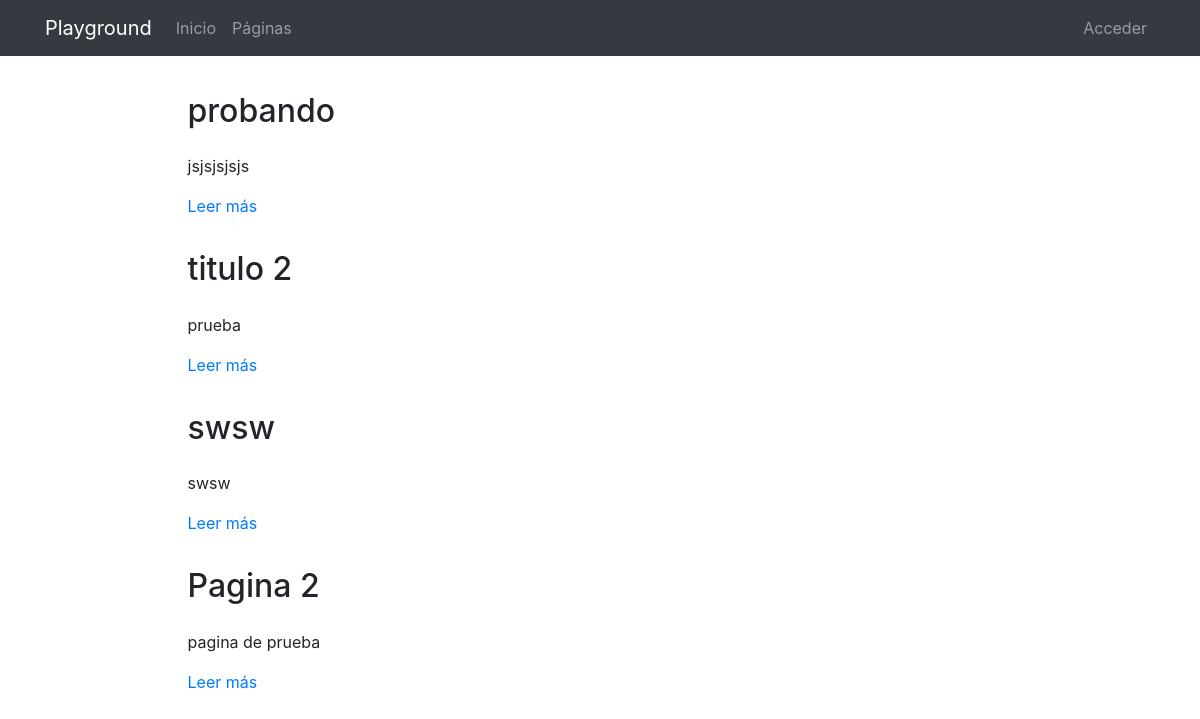
The page /pages/ on the database its author committed.
### pages/models.py (models this page shows, shortened)
class Page(models.Model):
    title = models.CharField(verbose_name="Título", max_length=200)
    content = RichTextField(verbose_name="Contenido")
    order = models.SmallIntegerField(verbose_name="Orden", default=0)
    created = models.DateTimeField(auto_now_add=True, verbose_name="Fecha de creación")
    updated = models.DateTimeField(auto_now=True, verbose_name="Fecha de edición")
    class Meta:
        verbose_name = "página"
        verbose_name_plural = "páginas"
        ordering = ['order', 'title']

### pages/views.py (the view)
# urls.py: path('', PagesListView.as_view(), name='pages'),
class PagesListView(ListView):
    model = Page

### pages/templates/pages/page_list.html (shortened to what this page needs)
{% extends 'core/base.html' %}
{% load static %}
{% block content %}
<main role="main">
  <div class="container mb-4">
    {% for page in object_list|dictsort:"id" reversed %}
      <div class="row mt-3">
        <div class="col-md-9 mx-auto">
          <h2 class="mb-4">{{page.title}}</h2>
          <div>
            <p>{{page.content|striptags|safe|truncatechars:"200"}}</p>
            <p><a href="{% url 'pages:page' page.id page.title|slugify %}">Leer más</a>
            </p>
          </div>
        </div>
      </div>
    {% endfor %}
  </div>
</main>
{% endblock %}

### core/static/core/css/main.css (style rules this page uses)
main { padding-top: 20px; }
:root { --jumbotron-padding-y: 3rem; }

### rows shown on the page
Page: title "probando", content "jsjsjsjsjs"
Page: title "titulo 2", content "prueba"
Page: title "swsw", content "swsw"
Page: title "Pagina 2", content "pagina de prueba"
